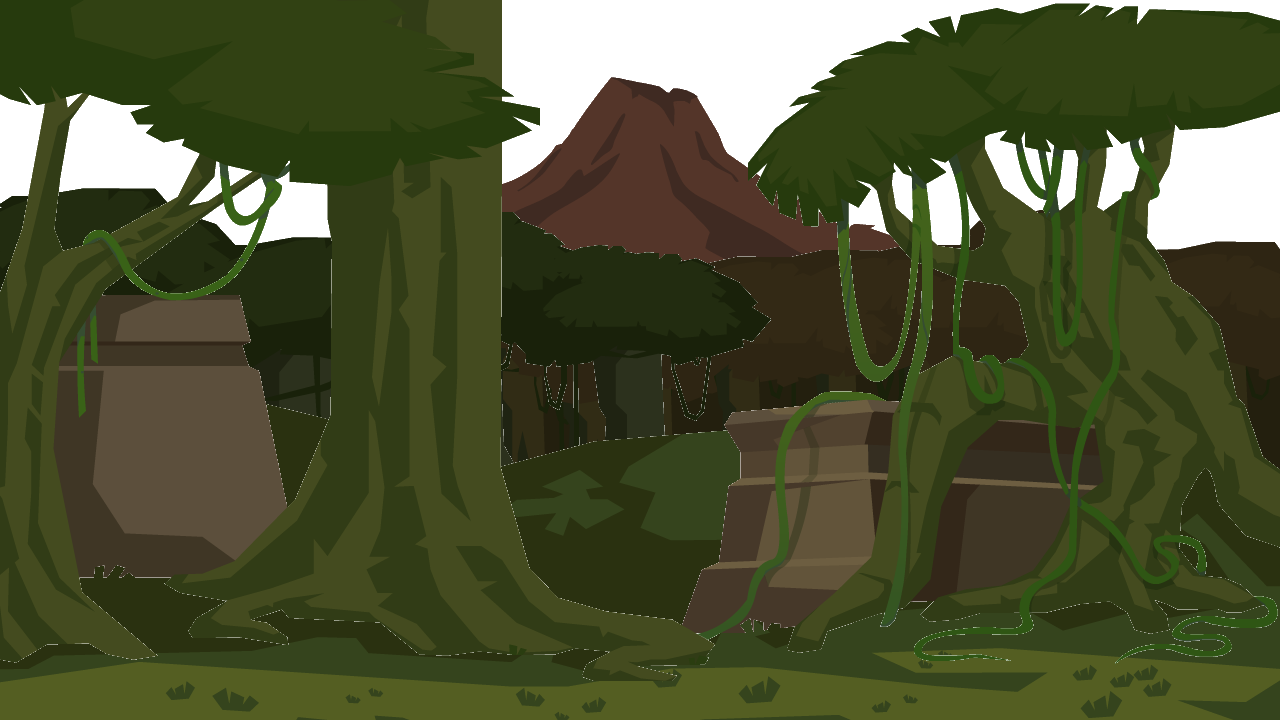
#> input picture Falling Phantoms/UI + 2D Assets/Background.png, 1280 x 720 px, found by its file name
$ python build_hires_bg.py
#> lines starting #> are read from the running program, lines starting #| are printed output that depends on the picture
"""Build a 1280x720 high-res background.

The high-res Background.png has a transparent sky and binary (0/255) alpha,
so we composite it over a hand-painted sky gradient. We used to use an
upscaled Dark.png as the base, but its blurry tree silhouettes from LANCZOS
upscale showed up as halos around the (sharper, slightly-different-shape)
hi-res trees. A pure gradient base has nothing tree-shaped to leak through.
"""
from pathlib import Path
from PIL import Image, ImageEnhance

ROOT = Path("/Users/ayushsingh/Documents/programming/animal-jam-ad")
HI_SRC   = ROOT / "Falling Phantoms/UI + 2D Assets/Background.png"
OUT_PNG  = ROOT / "build/sprites/Background.png"
OUT_WEBP = ROOT / "build/assets/Background.webp"

VW, VH = 1280, 720

# Sky gradient stops chosen to match the Dark variant's sunset tones.
# Anchored at y positions matching the high-res image proportions.
SKY_STOPS = [
    (0,        (60, 24, 8)),     # top of sky — deep red-brown
    (80,       (145, 56, 8)),    # upper sky
    (170,      (200, 88, 24)),   # mid sky (where the mountain peeks through)
    (250,      (130, 60, 26)),   # near horizon haze
    (VH,       (60, 32, 18)),    # below trees (covered, but smooth gradient)
]


def lerp(a, b, t):
    return tuple(int(a[i] + (b[i] - a[i]) * t) for i in range(3))


def build_sky():
    sky = Image.new("RGB", (VW, VH))
    px = sky.load()
    # Pre-compute color for each row by interpolating between stops.
    row_colors = [None] * VH
    for i in range(len(SKY_STOPS) - 1):
        y0, c0 = SKY_STOPS[i]
        y1, c1 = SKY_STOPS[i + 1]
        for y in range(y0, min(y1, VH)):
            t = (y - y0) / (y1 - y0) if y1 > y0 else 0
            row_colors[y] = lerp(c0, c1, t)
    for y in range(VH):
        c = row_colors[y]
        for x in range(VW):
            px[x, y] = c
    return sky


hi = Image.open(HI_SRC).convert("RGBA")
#> hi is the input picture: PIL image 1280x720 RGBA; mean R, G, B, A 76.9, 82.6, 49.6, 230.6
print(f"hi-res FG: {hi.size}")
#| hi-res FG: (1280, 720)

sky = build_sky().convert("RGBA")
#> in build_sky, `sky = Image.new("RGB", (VW, VH))`: sky: PIL image 1280x720 RGB; every value is 0
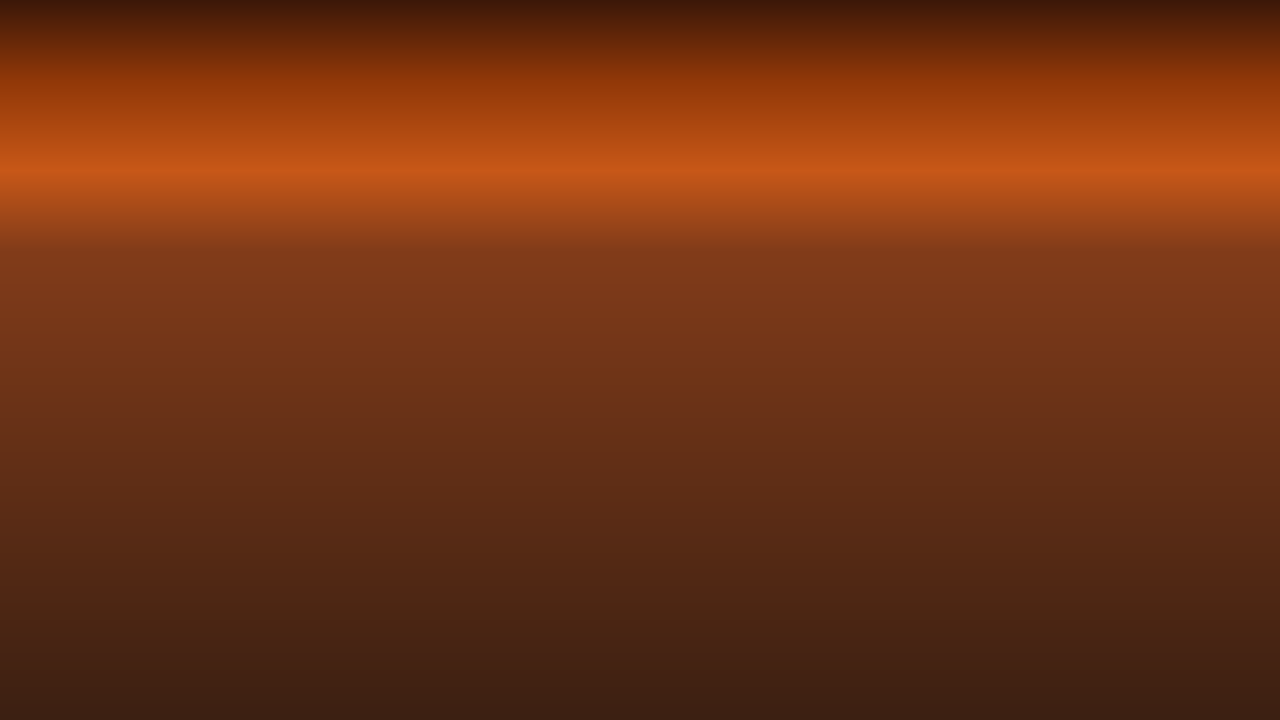
#> sky: PIL image 1280x720 RGBA; mean R, G, B, A 112.8, 51.2, 19.6, 255

# Darken the foreground to match the moody/dark aesthetic.
fg_rgb = hi.convert("RGB")
fg_rgb = ImageEnhance.Brightness(fg_rgb).enhance(0.62)
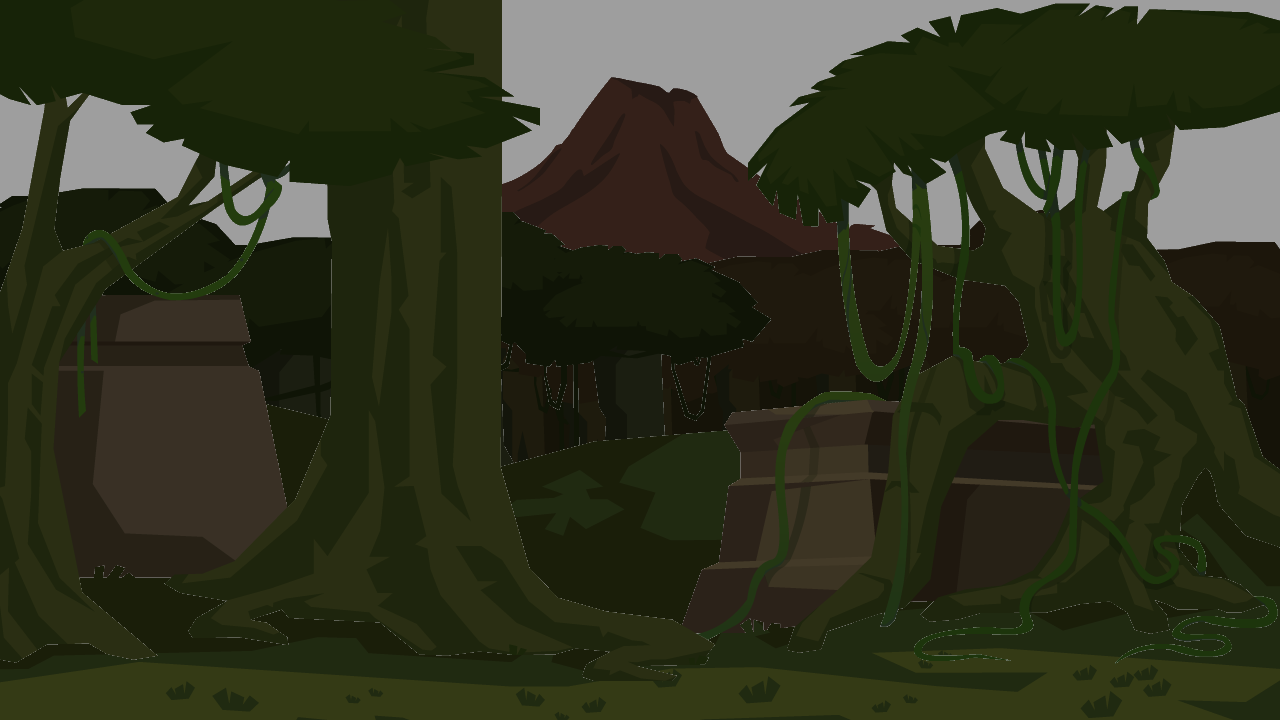
#> fg_rgb: PIL image 1280x720 RGB; mean R, G, B 47.4, 50.8, 30.3
fg_rgb = ImageEnhance.Color(fg_rgb).enhance(0.85)
fg_darkened = Image.merge("RGBA", (*fg_rgb.split(), hi.split()[-1]))
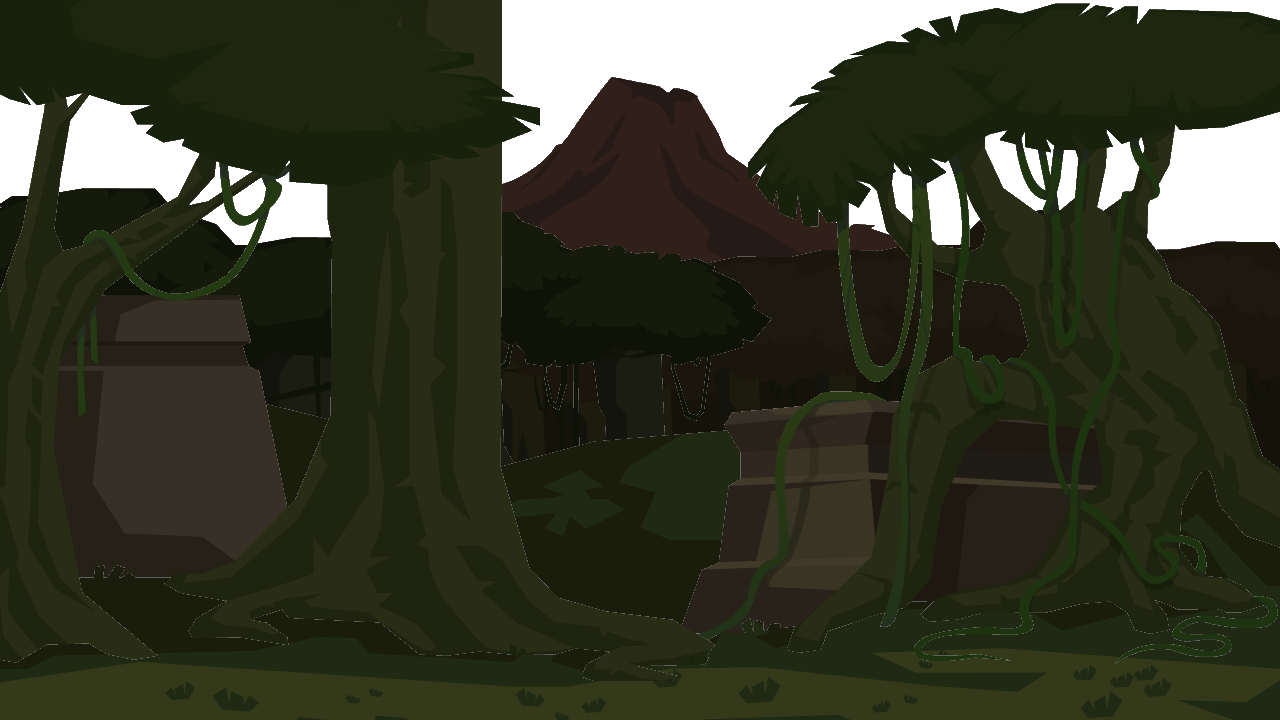
#> fg_darkened: PIL image 1280x720 RGBA; mean R, G, B, A 47.1, 50, 32.3, 230.6; transparent parts drawn white

out = Image.alpha_composite(sky, fg_darkened).convert("RGB")
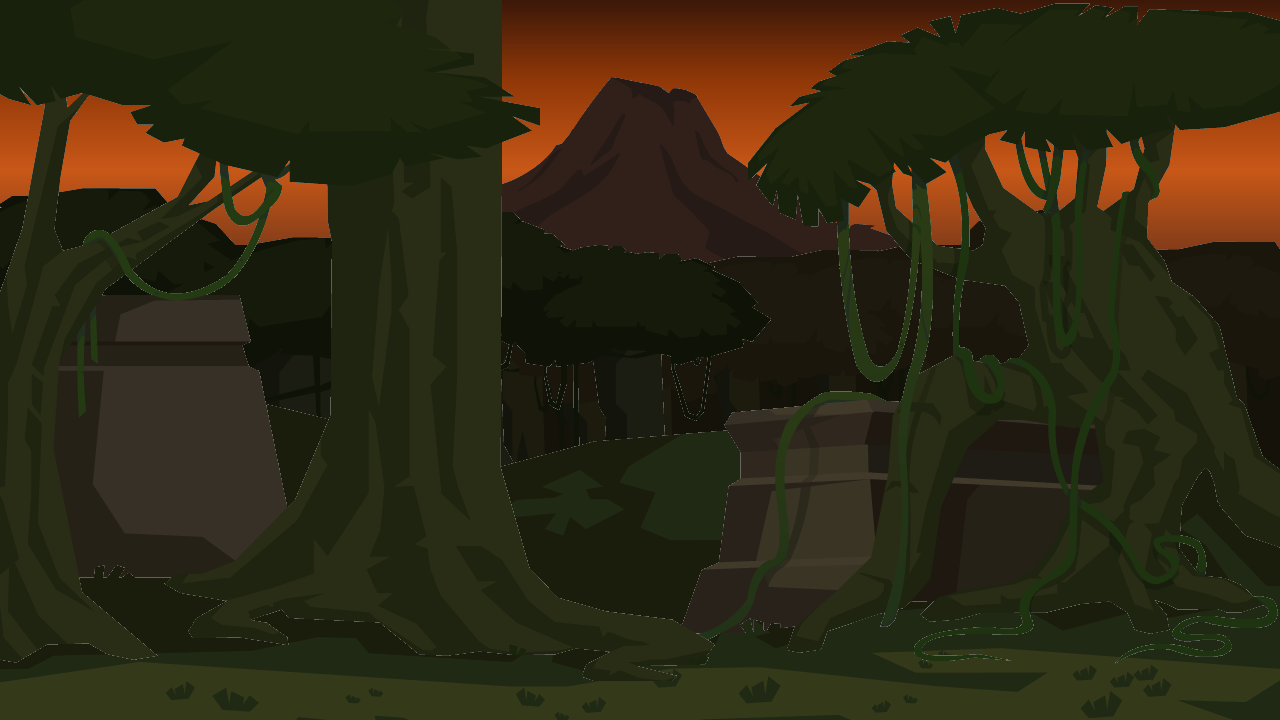
#> out: PIL image 1280x720 RGB; mean R, G, B 45.6, 40.6, 18.7
out.save(OUT_PNG, "PNG", optimize=True)
out.save(OUT_WEBP, "WEBP", quality=88, method=6)

#> (the run stopped early here; a loop or call above may not have finished)
